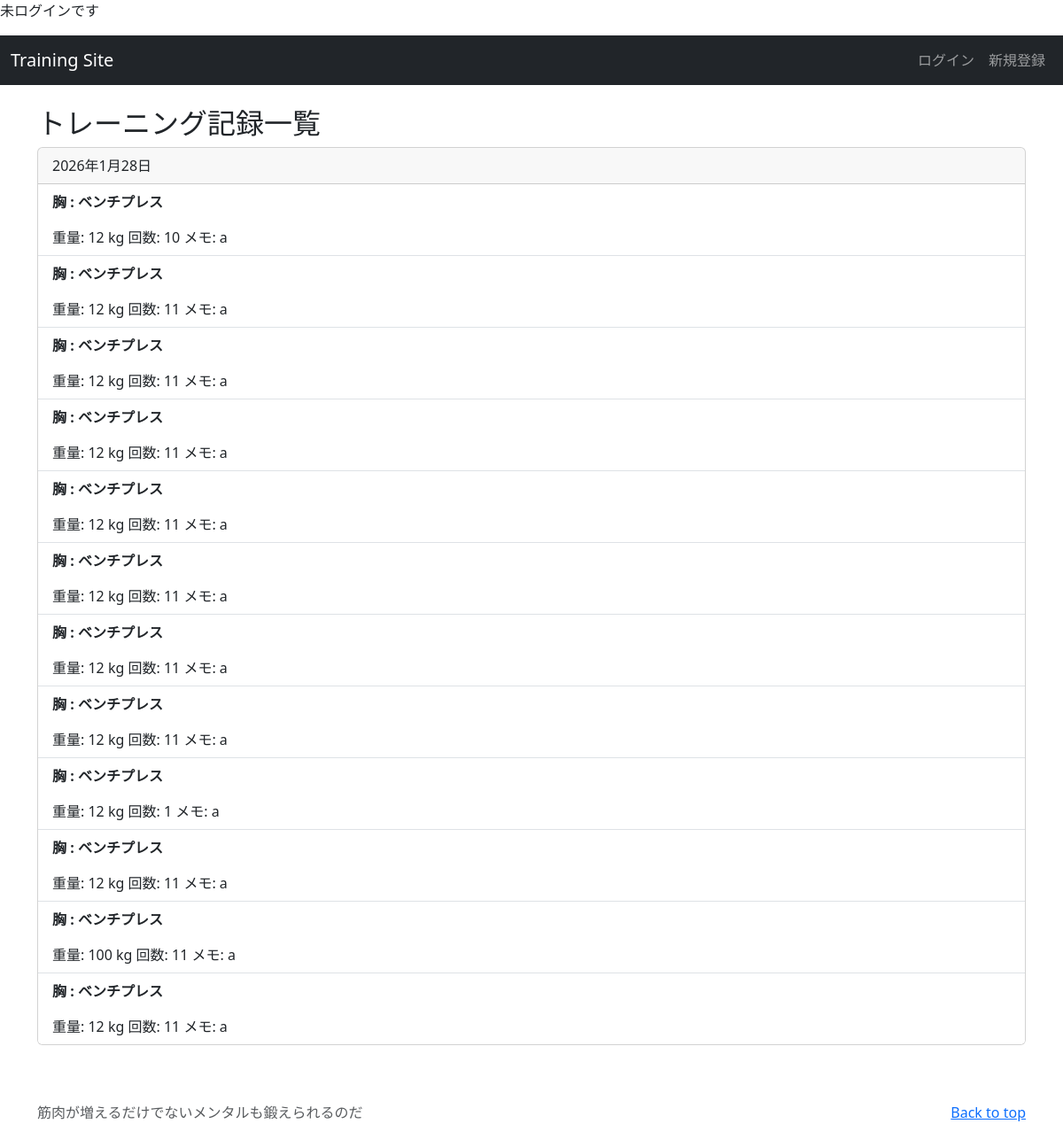
Page /record_history/1/ on the committed database.
### training/models.py (models this page shows, shortened)
class MenuItem(models.Model):
    user = models.ForeignKey(CustomUser, verbose_name='ユーザ', on_delete=models.CASCADE,)
    parts = models.CharField(verbose_name='部位', max_length=20,)
    content = models.CharField(verbose_name='種目', max_length=100,)
    weight = models.IntegerField(verbose_name='重量',)
    rep = models.IntegerField(verbose_name='回数', )
    memo = models.TextField(verbose_name='メモ',null=True,)
    posted_at = models.DateField(verbose_name='投稿日時',auto_now_add=True,)

class Record(models.Model):
    user = models.ForeignKey(CustomUser, on_delete=models.CASCADE)
    menu_item = models.ForeignKey(MenuItem, on_delete=models.CASCADE)
    weight = models.IntegerField(default=0,blank=True)
    rep = models.IntegerField(default=0,blank=True)
    memo = models.TextField(blank=True)
    posted_at = models.DateTimeField(auto_now_add=True)

### training/views.py (the view)
# urls.py: path('record_history/<int:user>/',views.RecordHistoryView.as_view(), name='record_history'),
class RecordHistoryView(ListView):
    model = Record
    template_name = 'record_list.html'
    context_object_name = 'items'
    queryset = Record.objects.order_by('posted_at')
    def get_queryset(self):
      user_id = self.kwargs['user']
      user_list = Record.objects.filter(
        user=user_id).order_by('posted_at')
      return user_list

### training/templates/record_list.html (shortened to what this page needs)
{% extends 'base.html' %}
{% block content %}
<h2>トレーニング記録一覧</h2>
{% if items %}
  {% regroup items by menu_item.posted_at as grouped_items %}
  {% for group in grouped_items %}
    <div class="card mb-3">
      <div class="card-header">{{ group.grouper }}</div>
      <ul class="list-group list-group-flush">
        {% for item in group.list %}
          <li class="list-group-item"><p><strong>{{ item.menu_item.parts }} :
                                              {{ item.menu_item.content }}</strong></p>
                                      重量: {{ item.weight }} kg
                                      回数: {{ item.rep }}
                                      メモ: {{ item.memo }}</li>
        {% endfor %}
      </ul>
    </div>
  {% endfor %}
{% else %}
  <p class="text-muted">現在、登録されている記録はありません</p>
{% endif %}
{% endblock %}

### rows in the picture
MenuItem: grouper "2026年1月28日"
Record: menu_item.parts "胸", menu_item.content "ベンチプレス", weight "12", rep "10", memo "a"
Record: menu_item.parts "胸", menu_item.content "ベンチプレス", weight "12", rep "11", memo "a"
Record: menu_item.parts "胸", menu_item.content "ベンチプレス", weight "12", rep "11", memo "a"
Record: menu_item.parts "胸", menu_item.content "ベンチプレス", weight "12", rep "11", memo "a"
Record: menu_item.parts "胸", menu_item.content "ベンチプレス", weight "12", rep "11", memo "a"
Record: menu_item.parts "胸", menu_item.content "ベンチプレス", weight "12", rep "11", memo "a"
Record: menu_item.parts "胸", menu_item.content "ベンチプレス", weight "12", rep "11", memo "a"
Record: menu_item.parts "胸", menu_item.content "ベンチプレス", weight "12", rep "11", memo "a"
Record: menu_item.parts "胸", menu_item.content "ベンチプレス", weight "12", rep "1", memo "a"
Record: menu_item.parts "胸", menu_item.content "ベンチプレス", weight "12", rep "11", memo "a"
Record: menu_item.parts "胸", menu_item.content "ベンチプレス", weight "100", rep "11", memo "a"
Record: menu_item.parts "胸", menu_item.content "ベンチプレス", weight "12", rep "11", memo "a"
